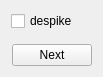
<?xml version="1.0" encoding="UTF-8"?>
<ui version="4.0">
 <class>despikeWidget</class>
 <widget class="QWidget" name="despikeWidget">
  <property name="geometry">
   <rect>
    <x>0</x>
    <y>0</y>
    <width>103</width>
    <height>77</height>
   </rect>
  </property>
  <property name="windowTitle">
   <string>despikeChoice</string>
  </property>
  <layout class="QGridLayout" name="gridLayout">
   <item row="0" column="0">
    <layout class="QVBoxLayout" name="verticalLayout">
     <item>
      <widget class="QCheckBox" name="despikeCheckBox">
       <property name="text">
        <string>despike</string>
       </property>
       <property name="tristate">
        <bool>false</bool>
       </property>
      </widget>
     </item>
     <item>
      <spacer name="verticalSpacer">
       <property name="orientation">
        <enum>Qt::Vertical</enum>
       </property>
       <property name="sizeHint" stdset="0">
        <size>
         <width>20</width>
         <height>40</height>
        </size>
       </property>
      </spacer>
     </item>
     <item>
      <layout class="QHBoxLayout" name="horizontalLayout">
       <item>
        <spacer name="horizontalSpacer_4">
         <property name="orientation">
          <enum>Qt::Horizontal</enum>
         </property>
         <property name="sizeHint" stdset="0">
          <size>
           <width>40</width>
           <height>20</height>
          </size>
         </property>
        </spacer>
       </item>
       <item>
        <widget class="QPushButton" name="okBtn_2">
         <property name="text">
          <string>Next</string>
         </property>
        </widget>
       </item>
      </layout>
     </item>
    </layout>
   </item>
  </layout>
 </widget>
 <resources/>
 <connections/>
</ui>
